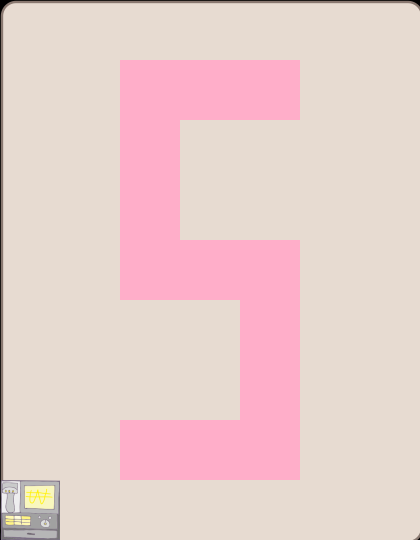

This is a level from a 2D game, rendered from its Tiled map with the project's own tilesets. A one-line summary and the map file follow, with tile-layer data summarised:
An orthogonal 7x9 tile map with 60x60 px tiles, 3 tile layers (background, wall, Items), 3 tilesets and 6 objects (2x food3, food1, food2, character, counter).

<map version="1.0" orientation="orthogonal" width="7" height="9" tilewidth="60" tileheight="60">
 <tileset firstgid="1" name="background1" tilewidth="60" tileheight="60">
  <image source="background1.png" width="424" height="544" />
 </tileset>
 <tileset firstgid="64" source="metaset1.tsx" />
 <tileset firstgid="65" name="wall" tilewidth="60" tileheight="60">
  <image source="wall.png" width="120" height="120" />
 </tileset>
 <layer name="background" width="7" height="9">
  <data>[63 cells, 63 non-empty, 63 distinct tile ids]</data>
 </layer>
 <layer name="wall" width="7" height="9">
  <data>[63 cells, 14 non-empty, 4 distinct tile ids]</data>
 </layer>
 <layer name="Items" width="7" height="9">
  <data>[63 cells, 13 non-empty, 1 distinct tile ids]</data>
 </layer>
 <objectgroup name="foods" width="7" height="9">
  <object name="food1" x="184" y="306" width="53" height="49" />
  <object name="food3" x="364" y="9" width="45" height="47" />
  <object name="food3" x="8" y="6" width="47" height="50" />
  <object name="food2" x="183" y="186" width="47" height="46" />
 </objectgroup>
 <objectgroup name="object" width="7" height="9">
  <object name="character" x="307" y="362" width="51" height="52" />
 </objectgroup>
 <objectgroup name="endPoint" width="7" height="9">
  <object name="counter" x="6" y="482" width="48" height="51" />
 </objectgroup>
</map>
